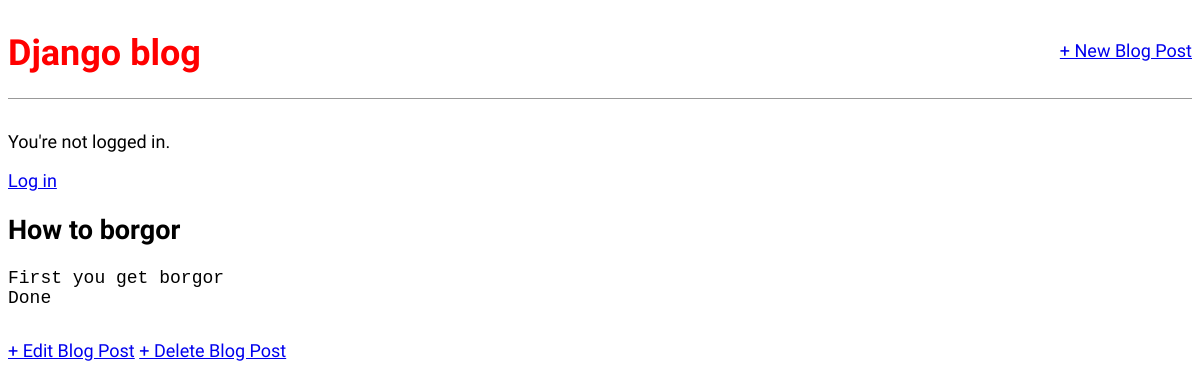
Before: /post/1/ with the older database file.
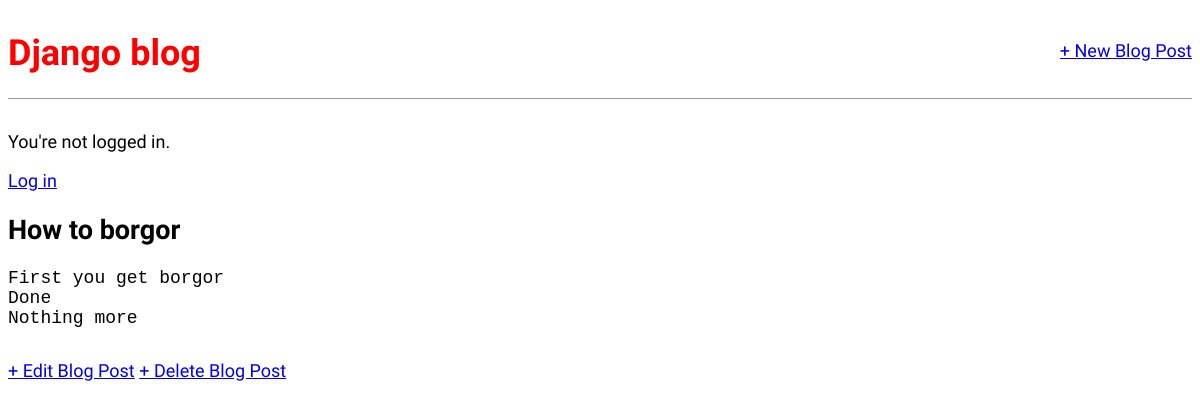
After: the same page with the newer database file.
### blog/models.py (models this page shows, shortened)
class Post(models.Model):
    title = models.CharField(max_length=200)
    author = models.ForeignKey(
        'auth.User',
        on_delete=models.CASCADE
    )
    body = models.TextField()

### blog/views.py (the view)
# urls.py: path('post/<int:pk>/', BlogDetailView.as_view(), name='post_detail'),
class BlogDetailView(DetailView):
    model = Post
    template_name = 'blog/post_detail.html'

### blog/templates/blog/post_detail.html (shortened to what this page needs)
{% extends 'base.html' %}
{% block content %}
<div class="post-entry">
    <h2>{{ post.title }}</h2>
    <pre>{{ post.body }}</pre>
</div>
<a href="{% url 'blog:post_edit' post.pk %}">+ Edit Blog Post</a>
<a href="{% url 'blog:post_delete' post.pk %}">+ Delete Blog Post</a>
{% endblock %}

Changed rows visible on the page:
changed Post "How to borgor": body "First you get borgor Done" → "First you get borgor Done Nothing more"
